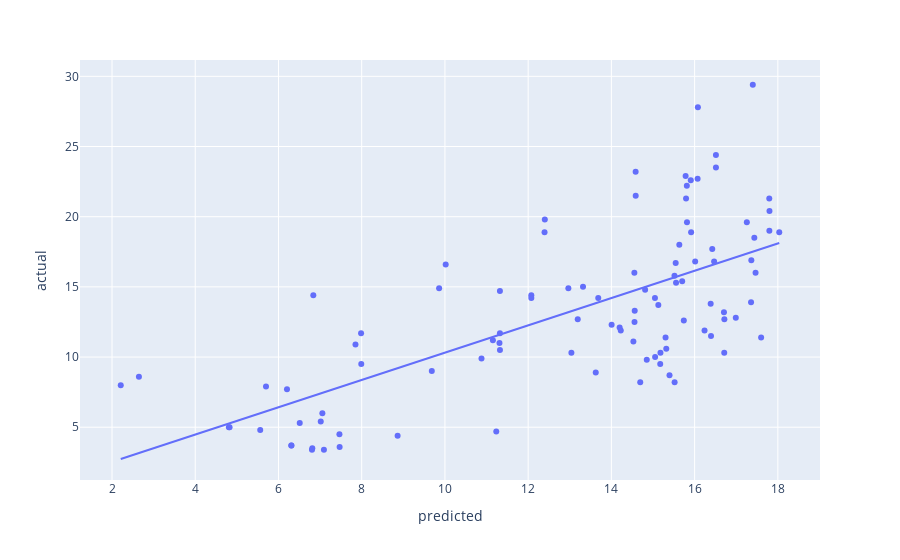

Write notebook code for a chart like this one.
### Code cell
px.scatter(pc_data2, x='predicted', y='actual', trendline='ols')
